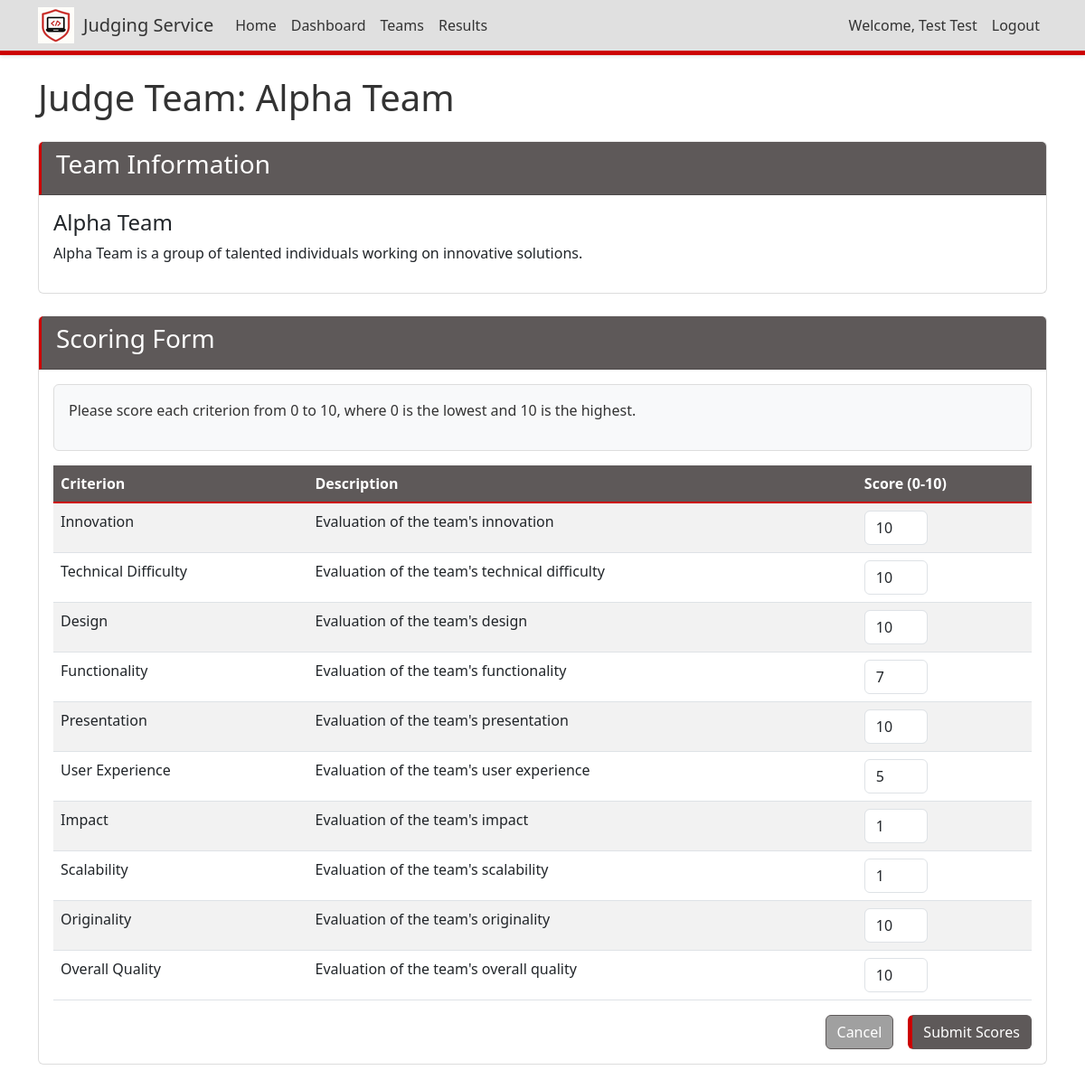
Page /judge/1/ (signed in) on the committed database.
### judging/models.py (models this page shows, shortened)
class Team(models.Model):
    name = models.CharField(max_length=100)
    description = models.TextField(blank=True)

class Criteria(models.Model):
    name = models.CharField(max_length=100)
    description = models.TextField(blank=True)
    class Meta:
        verbose_name_plural = "Criteria"

### judging/views.py (the view, shortened to what this page needs)
# urls.py: path('judge/<int:team_id>/', views.judge_team, name='judge_team'),
@login_required
def judge_team(request, team_id):
    if request.user.is_staff or request.user.is_superuser:
        messages.error(request, "Admin users cannot judge teams.")
        return redirect('results')
    team = get_object_or_404(Team, id=team_id)
    criteria_list = Criteria.objects.all()
    existing_scores = {}
    for criteria in criteria_list:
        score = Score.objects.filter(judge=request.user, team=team, criteria=criteria).first()
        if score:
            existing_scores[criteria.id] = score.score
    context = {
        'team': team,
        'criteria_list': criteria_list,
        'existing_scores': existing_scores,
    }
    return render(request, 'judging/judge_team.html', context)

### judging/templatetags/custom_filters.py (called while the page is built)
@register.filter
def get_item(dictionary, key):
    return dictionary.get(key)

### judging/templates/judging/judge_team.html (shortened to what this page needs)
{% extends 'judging/base.html' %}
{% load custom_filters %}
{% block content %}
<h1 class="mb-4">Judge Team: {{ team.name }}</h1>
<div class="card mb-4">
    <div class="card-header">
        <h3>Team Information</h3>
    </div>
    <div class="card-body">
        <h4>{{ team.name }}</h4>
        <p>{{ team.description }}</p>
    </div>
</div>
<div class="card">
    <div class="card-header">
        <h3>Scoring Form</h3>
    </div>
    <div class="card-body">
        <form method="post">
            <div class="alert alert-info">
                <p>Please score each criterion from 0 to 10, where 0 is the lowest and 10 is the highest.</p>
            </div>
            <table class="table table-striped">
                <thead>
                    <tr>
                        <th>Criterion</th>
                        <th>Description</th>
                        <th>Score (0-10)</th>
                    </tr>
                </thead>
                <tbody>
                    {% for criteria in criteria_list %}
                    <tr>
                        <td>{{ criteria.name }}</td>
                        <td>{{ criteria.description }}</td>
                        <td>
                            <input
                                type="number"
                                name="criteria_{{ criteria.id }}"
                                min="0"
                                max="10"
                                class="form-control score-input"
                                value="{{ existing_scores|get_item:criteria.id|default:'' }}"
                                required
                            >
                        </td>
                    </tr>
                    {% endfor %}
                </tbody>
            </table>
            <div class="d-grid gap-2 d-md-flex justify-content-md-end">
                <a href="{% url 'team_list' %}" class="btn btn-secondary me-md-2">Cancel</a>
                <button type="submit" class="btn btn-primary">Submit Scores</button>
            </div>
        </form>
    </div>
</div>
{% endblock %}

### judging/templates/judging/base.html (shortened to what this page needs)
<!DOCTYPE html>
<html lang="en">
<head>
    <link href="https://cdn.jsdelivr.net/npm/bootstrap@5.3.0-alpha1/dist/css/bootstrap.min.css" rel="stylesheet">
    {% load static %}
    <link href="{% static 'judging/css/custom.css' %}" rel="stylesheet">
</head>
<body>
    <nav class="navbar navbar-expand-md navbar-light fixed-top">
        <div class="container">
            <div class="d-flex align-items-center">
                <div class="logo-container">
                    <img src="{% static 'judging/images/computer_logo_40x40.png' %}" alt="Judging Service Logo" class="logo-image">
                </div>
                <a class="navbar-brand" href="{% url 'home' %}">Judging Service</a>
            </div>
            <div class="collapse navbar-collapse" id="navbarNav">
                <ul class="navbar-nav me-auto">
                    <li class="nav-item">
                        <a class="nav-link" href="{% url 'home' %}">Home</a>
                    </li>
                    {% if user.is_authenticated %}
                    <li class="nav-item">
                        <a class="nav-link" href="{% url 'dashboard' %}">Dashboard</a>
                    </li>
                    {% if not user.is_staff and not user.is_superuser %}
                    <li class="nav-item">
                        <a class="nav-link" href="{% url 'team_list' %}">Teams</a>
                    </li>
                    {% endif %}
                    {% endif %}
                    <li class="nav-item">
                        <a class="nav-link" href="{% url 'results' %}">Results</a>
                    </li>
                </ul>
                <ul class="navbar-nav">
                    {% if user.is_authenticated %}
                    <li class="nav-item">
                        <span class="nav-link">Welcome, {{ user.first_name }} {{ user.last_name }}</span>
                    </li>
                    <li class="nav-item">
                        <a class="nav-link" href="{% url 'logout' %}">Logout</a>
                    </li>
                    {% else %}
                    <li class="nav-item">
                        <a class="nav-link" href="{% url 'login' %}">Login</a>
                    </li>
                    {% endif %}
                </ul>
            </div>
        </div>
    </nav>
    <div class="container mt-4">
        {% block content %}{% endblock %}
    </div>
</body>
</html>

### judging/static/judging/css/custom.css (style rules this page uses)
.navbar { background-color: #e0e0e0 !important; box-shadow: 0 2px 4px rgba(0, 0, 0, 0.1); border-bottom: 5px solid #cc0000 !important; }
.navbar-light .navbar-brand, .navbar-light .nav-link { color: #333333 !important; }
.btn-primary { background-color: #5e5959 !important; border-color: #5e5959 !important; color: #ffffff !important; border-left: 5px solid #cc0000 !important; }
.btn-secondary { background-color: #a0a0a0 !important; border-color: #5e5959 !important; }
.card-header { background-color: #5e5959 !important; color: #ffffff !important; border-left: 3px solid #cc0000 !important; }
.card { border-color: #dddddd !important; border-top: 1px solid #f0f0f0 !important; }
.table-striped tbody tr:nth-of-type(odd) { background-color: #f9f9f9 !important; }
.table thead th { background-color: #5e5959 !important; color: #ffffff !important; border-bottom: 2px solid #cc0000 !important; }
.alert-info { background-color: #f8f9fa !important; border-color: #dddddd !important; color: #333333 !important; }
body { background-color: #ffffff !important; color: #333333 !important; }
.logo-container { height: 40px; width: 40px; background-color: #ffffff; margin-right: 10px; display: flex; align-items: center; justify-content: center; border-radius: 4px; }

### judging/templates/judging/base.html (style rules this page uses)
body { padding-top: 60px; padding-bottom: 40px; }
.score-input { width: 70px; }

### rows in the picture
Team: name "Alpha Team", description "Alpha Team is a group of talented individuals working on innovative solutions."
Criteria: name "Innovation", description "Evaluation of the team's innovation", id "10"
Criteria: name "Technical Difficulty", description "Evaluation of the team's technical difficulty", id "10"
Criteria: name "Design", description "Evaluation of the team's design", id "10"
Criteria: name "Functionality", description "Evaluation of the team's functionality", id "7"
Criteria: name "Presentation", description "Evaluation of the team's presentation", id "10"
Criteria: name "User Experience", description "Evaluation of the team's user experience", id "5"
Criteria: name "Impact", description "Evaluation of the team's impact", id "1"
Criteria: name "Scalability", description "Evaluation of the team's scalability", id "1"
Criteria: name "Originality", description "Evaluation of the team's originality", id "10"
Criteria: name "Overall Quality", description "Evaluation of the team's overall quality", id "10"

### other values in the picture
{{ user.first_name }} "Test"
{{ user.last_name }} "Test"
